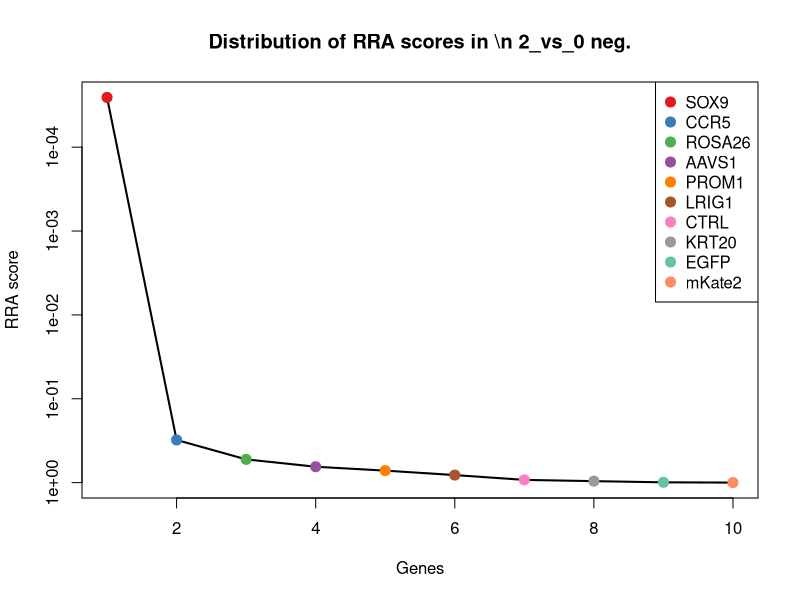
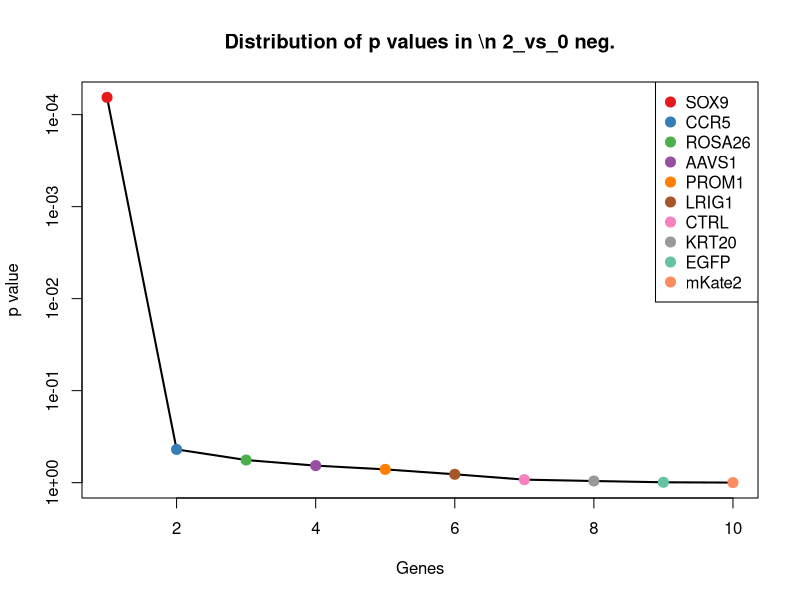
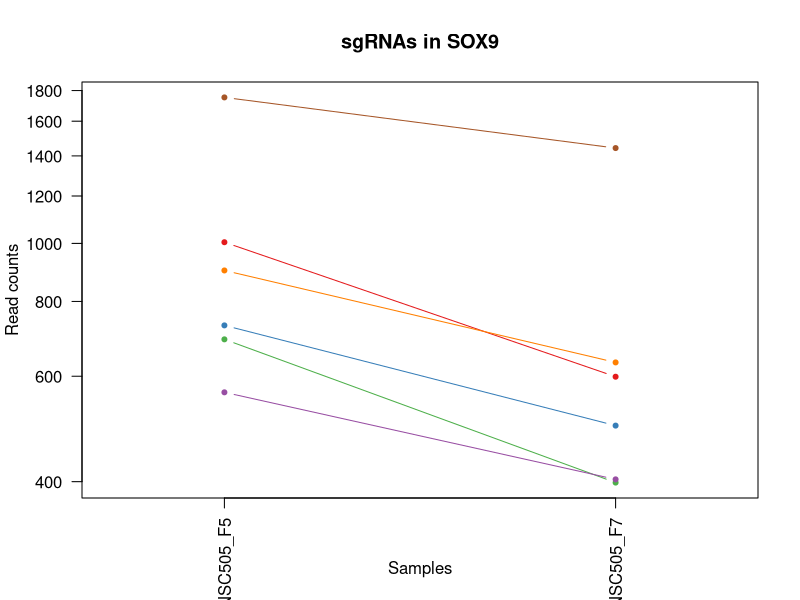
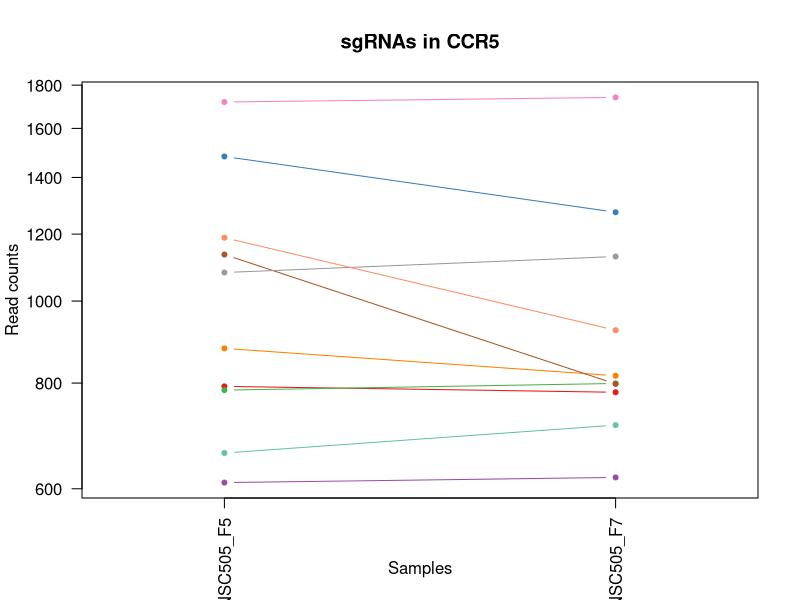
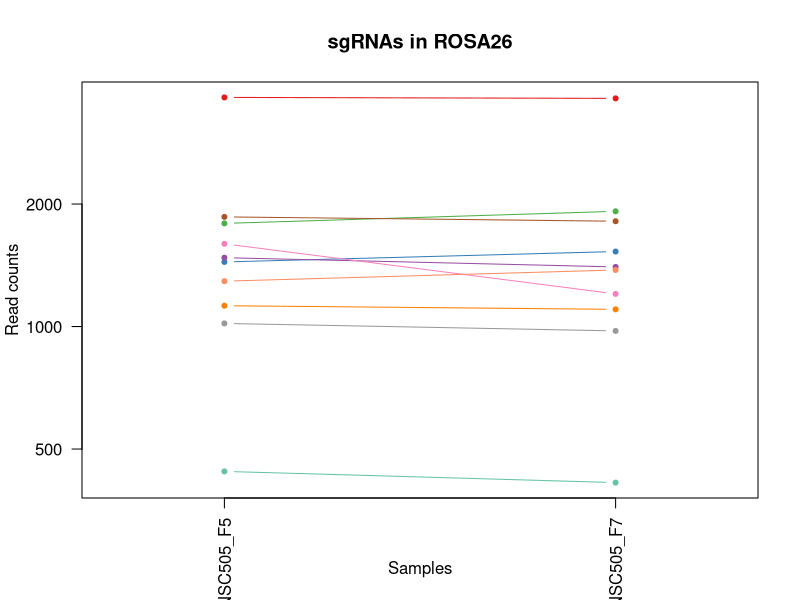
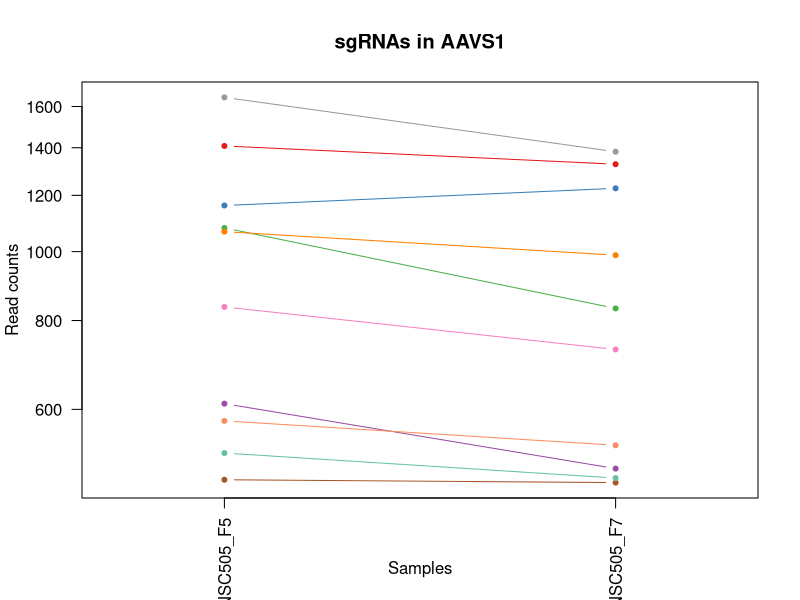
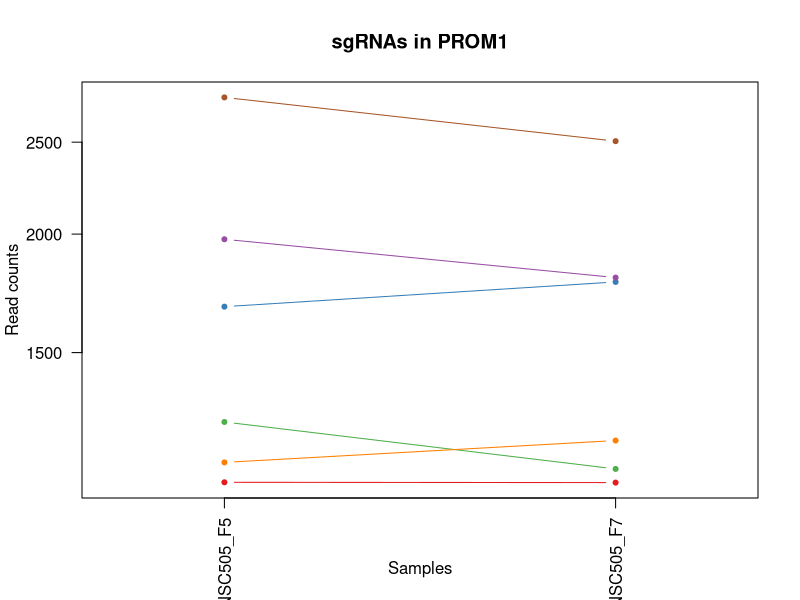
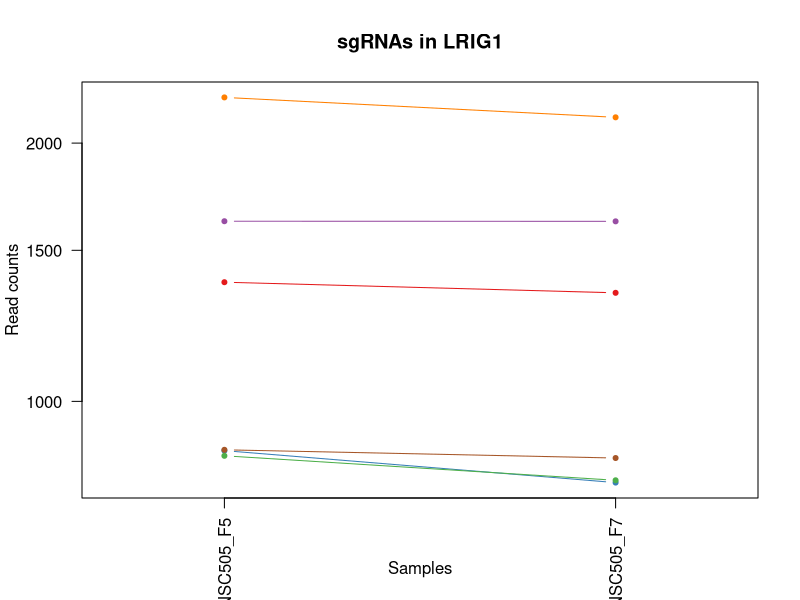

The R script that drew these images, in order: (Note: this script raises an error after producing the figures.)
pdf(file='S5B_c0_t2.pdf',width=4.5,height=4.5);
gstable=read.table('S5B_c0_t2.gene_summary.txt',header=T)
# 
#
# parameters
# Do not modify the variables beginning with "__"

# gstablename='__GENE_SUMMARY_FILE__'
startindex=3
# outputfile='__OUTPUT_FILE__'
targetgenelist=c("SOX9","CCR5","ROSA26","AAVS1","PROM1","LRIG1","CTRL","KRT20","EGFP","mKate2")
# samplelabel=sub('.\\w+.\\w+$','',colnames(gstable)[startindex]);
samplelabel='2_vs_0 neg.'


# You need to write some codes in front of this code:
# gstable=read.table(gstablename,header=T)
# pdf(file=outputfile,width=6,height=6)


# set up color using RColorBrewer
#library(RColorBrewer)
#colors <- brewer.pal(length(targetgenelist), "Set1")

colors=c( "#E41A1C", "#377EB8", "#4DAF4A", "#984EA3", "#FF7F00",  "#A65628", "#F781BF",
          "#999999", "#66C2A5", "#FC8D62", "#8DA0CB", "#E78AC3", "#A6D854", "#FFD92F", "#E5C494", "#B3B3B3", 
          "#8DD3C7", "#FFFFB3", "#BEBADA", "#FB8072", "#80B1D3", "#FDB462", "#B3DE69", "#FCCDE5",
          "#D9D9D9", "#BC80BD", "#CCEBC5", "#FFED6F")

######
# function definition

plotrankedvalues<-function(val, tglist, ...){
  
  plot(val,log='y',ylim=c(max(val),min(val)),type='l',lwd=2, ...)
  if(length(tglist)>0){
    for(i in 1:length(tglist)){
      targetgene=tglist[i];
      tx=which(names(val)==targetgene);ty=val[targetgene];
      points(tx,ty,col=colors[(i %% length(colors)) ],cex=2,pch=20)
      # text(tx+50,ty,targetgene,col=colors[i])
    }
    legend('topright',tglist,pch=20,pt.cex = 2,cex=1,col=colors)
  }
}



plotrandvalues<-function(val,targetgenelist, ...){
  # choose the one with the best distance distribution
  
  mindiffvalue=0;
  randval=val;
  for(i in 1:20){
    randval0=sample(val)
    vindex=sort(which(names(randval0) %in% targetgenelist))
    if(max(vindex)>0.9*length(val)){
      # print('pass...')
      next;
    }
    mindiffind=min(diff(vindex));
    if (mindiffind > mindiffvalue){
      mindiffvalue=mindiffind;
      randval=randval0;
      # print(paste('Diff: ',mindiffvalue))
    }
  }
  plot(randval,log='y',ylim=c(max(randval),min(randval)),pch=20,col='grey', ...)
  
  if(length(targetgenelist)>0){
    for(i in 1:length(targetgenelist)){
      targetgene=targetgenelist[i];
      tx=which(names(randval)==targetgene);ty=randval[targetgene];
      points(tx,ty,col=colors[(i %% length(colors)) ],cex=2,pch=20)
      text(tx+50,ty,targetgene,col=colors[i])
    }
  }
  
}




# set.seed(1235)



pvec=gstable[,startindex]
names(pvec)=gstable[,'id']
pvec=sort(pvec);

plotrankedvalues(pvec,targetgenelist,xlab='Genes',ylab='RRA score',main=paste('Distribution of RRA scores in \\n',samplelabel))

# plotrandvalues(pvec,targetgenelist,xlab='Genes',ylab='RRA score',main=paste('Distribution of RRA scores in \\n',samplelabel))


pvec=gstable[,startindex+1]
names(pvec)=gstable[,'id']
pvec=sort(pvec);

plotrankedvalues(pvec,targetgenelist,xlab='Genes',ylab='p value',main=paste('Distribution of p values in \\n',samplelabel))

# plotrandvalues(pvec,targetgenelist,xlab='Genes',ylab='p value',main=paste('Distribution of p values in \\n',samplelabel))



# you need to write after this code:
# dev.off()






# parameters
# Do not modify the variables beginning with "__"
targetmat=list(c(1003.5675743170325,597.8746203097741),c(728.5900589541656,495.2394771565962),c(690.4544911301183,397.58662250599974),c(563.0014091918553,402.5689110085812),c(900.2001141623781,631.7541821273279),c(1752.2289847575387,1441.8742926470718))
targetgene="SOX9"
collabel=c("S37_MNSC505_F5","S39_MNSC505_F7")

# set up color using RColorBrewer
#library(RColorBrewer)
#colors <- brewer.pal(length(targetgenelist), "Set1")

colors=c( "#E41A1C", "#377EB8", "#4DAF4A", "#984EA3", "#FF7F00",  "#A65628", "#F781BF",
          "#999999", "#66C2A5", "#FC8D62", "#8DA0CB", "#E78AC3", "#A6D854", "#FFD92F", "#E5C494", "#B3B3B3", 
          "#8DD3C7", "#FFFFB3", "#BEBADA", "#FB8072", "#80B1D3", "#FDB462", "#B3DE69", "#FCCDE5",
          "#D9D9D9", "#BC80BD", "#CCEBC5", "#FFED6F")


## code

targetmatvec=unlist(targetmat)+1
yrange=range(targetmatvec[targetmatvec>0]);
# yrange[1]=1; # set the minimum value to 1
for(i in 1:length(targetmat)){
  vali=targetmat[[i]]+1;
  if(i==1){
    plot(1:length(vali),vali,type='b',las=1,pch=20,main=paste('sgRNAs in',targetgene),ylab='Read counts',xlab='Samples',xlim=c(0.7,length(vali)+0.3),ylim = yrange,col=colors[(i %% length(colors))],xaxt='n',log='y')
    axis(1,at=1:length(vali),labels=(collabel),las=2)
    # lines(0:100,rep(1,101),col='black');
  }else{
    lines(1:length(vali),vali,type='b',pch=20,col=colors[(i %% length(colors))])
  }
}




# parameters
# Do not modify the variables beginning with "__"
targetmat=list(c(791.8148161361386,779.2299218037389),c(1481.2657396919399,1272.4764835593026),c(783.7862755416023,798.1626181135484),c(609.1655176104387,617.8037743200999),c(878.1216275274035,815.1023990223254),c(1134.0313589782468,797.1661604130321),c(1718.1076872307597,1739.8151451014426),c(1079.838709965127,1127.9901169844404),c(660.3474639006074,712.4672558691475),c(1187.2204404170493,922.7198306780847))
targetgene="CCR5"
collabel=c("S37_MNSC505_F5","S39_MNSC505_F7")

# set up color using RColorBrewer
#library(RColorBrewer)
#colors <- brewer.pal(length(targetgenelist), "Set1")

colors=c( "#E41A1C", "#377EB8", "#4DAF4A", "#984EA3", "#FF7F00",  "#A65628", "#F781BF",
          "#999999", "#66C2A5", "#FC8D62", "#8DA0CB", "#E78AC3", "#A6D854", "#FFD92F", "#E5C494", "#B3B3B3", 
          "#8DD3C7", "#FFFFB3", "#BEBADA", "#FB8072", "#80B1D3", "#FDB462", "#B3DE69", "#FCCDE5",
          "#D9D9D9", "#BC80BD", "#CCEBC5", "#FFED6F")


## code

targetmatvec=unlist(targetmat)+1
yrange=range(targetmatvec[targetmatvec>0]);
# yrange[1]=1; # set the minimum value to 1
for(i in 1:length(targetmat)){
  vali=targetmat[[i]]+1;
  if(i==1){
    plot(1:length(vali),vali,type='b',las=1,pch=20,main=paste('sgRNAs in',targetgene),ylab='Read counts',xlab='Samples',xlim=c(0.7,length(vali)+0.3),ylim = yrange,col=colors[(i %% length(colors))],xaxt='n',log='y')
    axis(1,at=1:length(vali),labels=(collabel),las=2)
    # lines(0:100,rep(1,101),col='black');
  }else{
    lines(1:length(vali),vali,type='b',pch=20,col=colors[(i %% length(colors))])
  }
}




# parameters
# Do not modify the variables beginning with "__"
targetmat=list(c(3654.9931056626324,3635.0776914834264),c(1440.1194691449416,1527.5696548914727),c(1791.368120155903,1918.1810734938585),c(1475.2443342460376,1400.0230692253876),c(1123.9956832350763,1101.0857590705007),c(1858.6071476351442,1813.553014939648),c(1595.6724431640816,1201.7279868226458),c(1016.6139527831539,974.5356311049318),c(439.56259755086023,412.5334880137441),c(1291.5914681460208,1376.1080844129967))
targetgene="ROSA26"
collabel=c("S37_MNSC505_F5","S39_MNSC505_F7")

# set up color using RColorBrewer
#library(RColorBrewer)
#colors <- brewer.pal(length(targetgenelist), "Set1")

colors=c( "#E41A1C", "#377EB8", "#4DAF4A", "#984EA3", "#FF7F00",  "#A65628", "#F781BF",
          "#999999", "#66C2A5", "#FC8D62", "#8DA0CB", "#E78AC3", "#A6D854", "#FFD92F", "#E5C494", "#B3B3B3", 
          "#8DD3C7", "#FFFFB3", "#BEBADA", "#FB8072", "#80B1D3", "#FDB462", "#B3DE69", "#FCCDE5",
          "#D9D9D9", "#BC80BD", "#CCEBC5", "#FFED6F")


## code

targetmatvec=unlist(targetmat)+1
yrange=range(targetmatvec[targetmatvec>0]);
# yrange[1]=1; # set the minimum value to 1
for(i in 1:length(targetmat)){
  vali=targetmat[[i]]+1;
  if(i==1){
    plot(1:length(vali),vali,type='b',las=1,pch=20,main=paste('sgRNAs in',targetgene),ylab='Read counts',xlab='Samples',xlim=c(0.7,length(vali)+0.3),ylim = yrange,col=colors[(i %% length(colors))],xaxt='n',log='y')
    axis(1,at=1:length(vali),labels=(collabel),las=2)
    # lines(0:100,rep(1,101),col='black');
  }else{
    lines(1:length(vali),vali,type='b',pch=20,col=colors[(i %% length(colors))])
  }
}




# parameters
# Do not modify the variables beginning with "__"
targetmat=list(c(1407.0017391924796,1326.285199387182),c(1160.1241159104895,1226.6394293355531),c(1078.83514239081,831.045722230586),c(610.1690851847558,494.2430194560799),c(1065.7887639246885,987.4895812116436),c(476.69459780059043,472.32095004472154),c(834.968221831771,727.4141213768918),c(1646.8543894542504,1381.0903729155782),c(519.8480034962229,479.29615394833553),c(577.0513552322936,533.1048697762152))
targetgene="AAVS1"
collabel=c("S37_MNSC505_F5","S39_MNSC505_F7")

# set up color using RColorBrewer
#library(RColorBrewer)
#colors <- brewer.pal(length(targetgenelist), "Set1")

colors=c( "#E41A1C", "#377EB8", "#4DAF4A", "#984EA3", "#FF7F00",  "#A65628", "#F781BF",
          "#999999", "#66C2A5", "#FC8D62", "#8DA0CB", "#E78AC3", "#A6D854", "#FFD92F", "#E5C494", "#B3B3B3", 
          "#8DD3C7", "#FFFFB3", "#BEBADA", "#FB8072", "#80B1D3", "#FDB462", "#B3DE69", "#FCCDE5",
          "#D9D9D9", "#BC80BD", "#CCEBC5", "#FFED6F")


## code

targetmatvec=unlist(targetmat)+1
yrange=range(targetmatvec[targetmatvec>0]);
# yrange[1]=1; # set the minimum value to 1
for(i in 1:length(targetmat)){
  vali=targetmat[[i]]+1;
  if(i==1){
    plot(1:length(vali),vali,type='b',las=1,pch=20,main=paste('sgRNAs in',targetgene),ylab='Read counts',xlab='Samples',xlim=c(0.7,length(vali)+0.3),ylim = yrange,col=colors[(i %% length(colors))],xaxt='n',log='y')
    axis(1,at=1:length(vali),labels=(collabel),las=2)
    # lines(0:100,rep(1,101),col='black');
  }else{
    lines(1:length(vali),vali,type='b',pch=20,col=colors[(i %% length(colors))])
  }
}




# parameters
# Do not modify the variables beginning with "__"
targetmat=list(c(1093.8886560055655,1093.1140974663704),c(1675.9578491094442,1779.673453122094),c(1266.502278788095,1129.983032385473),c(1974.017418681603,1798.6061494319038),c(1148.081305018685,1210.6961061272925),c(2785.903586304082,2505.0946590979534))
targetgene="PROM1"
collabel=c("S37_MNSC505_F5","S39_MNSC505_F7")

# set up color using RColorBrewer
#library(RColorBrewer)
#colors <- brewer.pal(length(targetgenelist), "Set1")

colors=c( "#E41A1C", "#377EB8", "#4DAF4A", "#984EA3", "#FF7F00",  "#A65628", "#F781BF",
          "#999999", "#66C2A5", "#FC8D62", "#8DA0CB", "#E78AC3", "#A6D854", "#FFD92F", "#E5C494", "#B3B3B3", 
          "#8DD3C7", "#FFFFB3", "#BEBADA", "#FB8072", "#80B1D3", "#FDB462", "#B3DE69", "#FCCDE5",
          "#D9D9D9", "#BC80BD", "#CCEBC5", "#FFED6F")


## code

targetmatvec=unlist(targetmat)+1
yrange=range(targetmatvec[targetmatvec>0]);
# yrange[1]=1; # set the minimum value to 1
for(i in 1:length(targetmat)){
  vali=targetmat[[i]]+1;
  if(i==1){
    plot(1:length(vali),vali,type='b',las=1,pch=20,main=paste('sgRNAs in',targetgene),ylab='Read counts',xlab='Samples',xlim=c(0.7,length(vali)+0.3),ylim = yrange,col=colors[(i %% length(colors))],xaxt='n',log='y')
    axis(1,at=1:length(vali),labels=(collabel),las=2)
    # lines(0:100,rep(1,101),col='black');
  }else{
    lines(1:length(vali),vali,type='b',pch=20,col=colors[(i %% length(colors))])
  }
}




# parameters
# Do not modify the variables beginning with "__"
targetmat=list(c(1375.8911443886516,1337.2462340928614),c(875.1109248044523,803.1449066161298),c(863.068113912648,808.1271951187113),c(1620.7616325220074,1620.2402210394878),c(2260.034177361957,2142.3840561100237),c(877.1180599530863,857.9500801445258))
targetgene="LRIG1"
collabel=c("S37_MNSC505_F5","S39_MNSC505_F7")

# set up color using RColorBrewer
#library(RColorBrewer)
#colors <- brewer.pal(length(targetgenelist), "Set1")

colors=c( "#E41A1C", "#377EB8", "#4DAF4A", "#984EA3", "#FF7F00",  "#A65628", "#F781BF",
          "#999999", "#66C2A5", "#FC8D62", "#8DA0CB", "#E78AC3", "#A6D854", "#FFD92F", "#E5C494", "#B3B3B3", 
          "#8DD3C7", "#FFFFB3", "#BEBADA", "#FB8072", "#80B1D3", "#FDB462", "#B3DE69", "#FCCDE5",
          "#D9D9D9", "#BC80BD", "#CCEBC5", "#FFED6F")


## code

targetmatvec=unlist(targetmat)+1
yrange=range(targetmatvec[targetmatvec>0]);
# yrange[1]=1; # set the minimum value to 1
for(i in 1:length(targetmat)){
  vali=targetmat[[i]]+1;
  if(i==1){
    plot(1:length(vali),vali,type='b',las=1,pch=20,main=paste('sgRNAs in',targetgene),ylab='Read counts',xlab='Samples',xlim=c(0.7,length(vali)+0.3),ylim = yrange,col=colors[(i %% length(colors))],xaxt='n',log='y')
    axis(1,at=1:length(vali),labels=(collabel),las=2)
    # lines(0:100,rep(1,101),col='black');
  }else{
    lines(1:length(vali),vali,type='b',pch=20,col=colors[(i %% length(colors))])
  }
}




# parameters
# Do not modify the variables beginning with "__"
targetmat=list(c(1027.6531961006413,1092.117639765854),c(961.4177361957171,966.5639695008014),c(3212.419805388821,3332.1545505264744),c(624.2190312251942,587.9100433046111),c(1120.9849805121253,1050.2664163441698),c(2117.5275818089385,1938.1102275041842),c(1127.0063859580275,1252.5473295489767),c(1110.949304768955,1122.0113707813427),c(1009.5889797629346,1043.2912124405557),c(1794.378822878854,1834.47862665049))
targetgene="CTRL"
collabel=c("S37_MNSC505_F5","S39_MNSC505_F7")

# set up color using RColorBrewer
#library(RColorBrewer)
#colors <- brewer.pal(length(targetgenelist), "Set1")

colors=c( "#E41A1C", "#377EB8", "#4DAF4A", "#984EA3", "#FF7F00",  "#A65628", "#F781BF",
          "#999999", "#66C2A5", "#FC8D62", "#8DA0CB", "#E78AC3", "#A6D854", "#FFD92F", "#E5C494", "#B3B3B3", 
          "#8DD3C7", "#FFFFB3", "#BEBADA", "#FB8072", "#80B1D3", "#FDB462", "#B3DE69", "#FCCDE5",
          "#D9D9D9", "#BC80BD", "#CCEBC5", "#FFED6F")


## code

targetmatvec=unlist(targetmat)+1
yrange=range(targetmatvec[targetmatvec>0]);
# yrange[1]=1; # set the minimum value to 1
for(i in 1:length(targetmat)){
  vali=targetmat[[i]]+1;
  if(i==1){
    plot(1:length(vali),vali,type='b',las=1,pch=20,main=paste('sgRNAs in',targetgene),ylab='Read counts',xlab='Samples',xlim=c(0.7,length(vali)+0.3),ylim = yrange,col=colors[(i %% length(colors))],xaxt='n',log='y')
    axis(1,at=1:length(vali),labels=(collabel),las=2)
    # lines(0:100,rep(1,101),col='black');
  }else{
    lines(1:length(vali),vali,type='b',pch=20,col=colors[(i %% length(colors))])
  }
}




# parameters
# Do not modify the variables beginning with "__"
targetmat=list(c(2691.568234318281,2883.7485852941436),c(3600.8004566495124,3951.9512402476066),c(3044.8240204778767,3342.119127531637),c(1388.9375228547729,1591.3429477245154),c(4394.622407934286,5129.764242257862),c(2305.1947182062236,2230.0723337554573))
targetgene="KRT20"
collabel=c("S37_MNSC505_F5","S39_MNSC505_F7")

# set up color using RColorBrewer
#library(RColorBrewer)
#colors <- brewer.pal(length(targetgenelist), "Set1")

colors=c( "#E41A1C", "#377EB8", "#4DAF4A", "#984EA3", "#FF7F00",  "#A65628", "#F781BF",
          "#999999", "#66C2A5", "#FC8D62", "#8DA0CB", "#E78AC3", "#A6D854", "#FFD92F", "#E5C494", "#B3B3B3", 
          "#8DD3C7", "#FFFFB3", "#BEBADA", "#FB8072", "#80B1D3", "#FDB462", "#B3DE69", "#FCCDE5",
          "#D9D9D9", "#BC80BD", "#CCEBC5", "#FFED6F")


## code

targetmatvec=unlist(targetmat)+1
yrange=range(targetmatvec[targetmatvec>0]);
# yrange[1]=1; # set the minimum value to 1
for(i in 1:length(targetmat)){
  vali=targetmat[[i]]+1;
  if(i==1){
    plot(1:length(vali),vali,type='b',las=1,pch=20,main=paste('sgRNAs in',targetgene),ylab='Read counts',xlab='Samples',xlim=c(0.7,length(vali)+0.3),ylim = yrange,col=colors[(i %% length(colors))],xaxt='n',log='y')
    axis(1,at=1:length(vali),labels=(collabel),las=2)
    # lines(0:100,rep(1,101),col='black');
  }else{
    lines(1:length(vali),vali,type='b',pch=20,col=colors[(i %% length(colors))])
  }
}




# parameters
# Do not modify the variables beginning with "__"
targetmat=list(c(1296.609306017606,1419.9522232357135),c(1537.4655238536936,1749.7797221066055),c(724.5757886568974,740.3680714836036),c(801.850491879309,900.7977612667263),c(1442.1266042935756,1443.8672080481044),c(1537.4655238536936,1982.9508240274174))
targetgene="EGFP"
collabel=c("S37_MNSC505_F5","S39_MNSC505_F7")

# set up color using RColorBrewer
#library(RColorBrewer)
#colors <- brewer.pal(length(targetgenelist), "Set1")

colors=c( "#E41A1C", "#377EB8", "#4DAF4A", "#984EA3", "#FF7F00",  "#A65628", "#F781BF",
          "#999999", "#66C2A5", "#FC8D62", "#8DA0CB", "#E78AC3", "#A6D854", "#FFD92F", "#E5C494", "#B3B3B3", 
          "#8DD3C7", "#FFFFB3", "#BEBADA", "#FB8072", "#80B1D3", "#FDB462", "#B3DE69", "#FCCDE5",
          "#D9D9D9", "#BC80BD", "#CCEBC5", "#FFED6F")


## code

targetmatvec=unlist(targetmat)+1
yrange=range(targetmatvec[targetmatvec>0]);
# yrange[1]=1; # set the minimum value to 1
for(i in 1:length(targetmat)){
  vali=targetmat[[i]]+1;
  if(i==1){
    plot(1:length(vali),vali,type='b',las=1,pch=20,main=paste('sgRNAs in',targetgene),ylab='Read counts',xlab='Samples',xlim=c(0.7,length(vali)+0.3),ylim = yrange,col=colors[(i %% length(colors))],xaxt='n',log='y')
    axis(1,at=1:length(vali),labels=(collabel),las=2)
    # lines(0:100,rep(1,101),col='black');
  }else{
    lines(1:length(vali),vali,type='b',pch=20,col=colors[(i %% length(colors))])
  }
}




# parameters
# Do not modify the variables beginning with "__"
targetmat=list(c(2142.6167711668645,2539.9706786160236),c(2755.796559074571,3093.0047024025644),c(2448.704881333559,2846.879650375041),c(1512.3763344957679,1771.7017915179638),c(2126.559689977792,2207.153806643583),c(3819.5781878506255,4020.7068215832305))
targetgene="mKate2"
collabel=c("S37_MNSC505_F5","S39_MNSC505_F7")

# set up color using RColorBrewer
#library(RColorBrewer)
#colors <- brewer.pal(length(targetgenelist), "Set1")

colors=c( "#E41A1C", "#377EB8", "#4DAF4A", "#984EA3", "#FF7F00",  "#A65628", "#F781BF",
          "#999999", "#66C2A5", "#FC8D62", "#8DA0CB", "#E78AC3", "#A6D854", "#FFD92F", "#E5C494", "#B3B3B3", 
          "#8DD3C7", "#FFFFB3", "#BEBADA", "#FB8072", "#80B1D3", "#FDB462", "#B3DE69", "#FCCDE5",
          "#D9D9D9", "#BC80BD", "#CCEBC5", "#FFED6F")


## code

targetmatvec=unlist(targetmat)+1
yrange=range(targetmatvec[targetmatvec>0]);
# yrange[1]=1; # set the minimum value to 1
for(i in 1:length(targetmat)){
  vali=targetmat[[i]]+1;
  if(i==1){
    plot(1:length(vali),vali,type='b',las=1,pch=20,main=paste('sgRNAs in',targetgene),ylab='Read counts',xlab='Samples',xlim=c(0.7,length(vali)+0.3),ylim = yrange,col=colors[(i %% length(colors))],xaxt='n',log='y')
    axis(1,at=1:length(vali),labels=(collabel),las=2)
    # lines(0:100,rep(1,101),col='black');
  }else{
    lines(1:length(vali),vali,type='b',pch=20,col=colors[(i %% length(colors))])
  }
}



# 
#
# parameters
# Do not modify the variables beginning with "__"

# gstablename='__GENE_SUMMARY_FILE__'
startindex=9
# outputfile='__OUTPUT_FILE__'
targetgenelist=c("EGFP","KRT20","mKate2","PROM1","CTRL","ROSA26","CCR5","AAVS1","LRIG1","SOX9")
# samplelabel=sub('.\\w+.\\w+$','',colnames(gstable)[startindex]);
samplelabel='2_vs_0 pos.'


# You need to write some codes in front of this code:
# gstable=read.table(gstablename,header=T)
# pdf(file=outputfile,width=6,height=6)


# set up color using RColorBrewer
#library(RColorBrewer)
#colors <- brewer.pal(length(targetgenelist), "Set1")

colors=c( "#E41A1C", "#377EB8", "#4DAF4A", "#984EA3", "#FF7F00",  "#A65628", "#F781BF",
          "#999999", "#66C2A5", "#FC8D62", "#8DA0CB", "#E78AC3", "#A6D854", "#FFD92F", "#E5C494", "#B3B3B3", 
          "#8DD3C7", "#FFFFB3", "#BEBADA", "#FB8072", "#80B1D3", "#FDB462", "#B3DE69", "#FCCDE5",
          "#D9D9D9", "#BC80BD", "#CCEBC5", "#FFED6F")

######
# function definition

plotrankedvalues<-function(val, tglist, ...){
  
  plot(val,log='y',ylim=c(max(val),min(val)),type='l',lwd=2, ...)
  if(length(tglist)>0){
    for(i in 1:length(tglist)){
      targetgene=tglist[i];
      tx=which(names(val)==targetgene);ty=val[targetgene];
      points(tx,ty,col=colors[(i %% length(colors)) ],cex=2,pch=20)
      # text(tx+50,ty,targetgene,col=colors[i])
    }
    legend('topright',tglist,pch=20,pt.cex = 2,cex=1,col=colors)
  }
}



plotrandvalues<-function(val,targetgenelist, ...){
  # choose the one with the best distance distribution
  
  mindiffvalue=0;
  randval=val;
  for(i in 1:20){
    randval0=sample(val)
    vindex=sort(which(names(randval0) %in% targetgenelist))
    if(max(vindex)>0.9*length(val)){
      # print('pass...')
      next;
    }
    mindiffind=min(diff(vindex));
    if (mindiffind > mindiffvalue){
      mindiffvalue=mindiffind;
      randval=randval0;
      # print(paste('Diff: ',mindiffvalue))
    }
  }
  plot(randval,log='y',ylim=c(max(randval),min(randval)),pch=20,col='grey', ...)
  
  if(length(targetgenelist)>0){
    for(i in 1:length(targetgenelist)){
      targetgene=targetgenelist[i];
      tx=which(names(randval)==targetgene);ty=randval[targetgene];
      points(tx,ty,col=colors[(i %% length(colors)) ],cex=2,pch=20)
      text(tx+50,ty,targetgene,col=colors[i])
    }
  }
  
}




# set.seed(1235)



pvec=gstable[,startindex]
names(pvec)=gstable[,'id']
pvec=sort(pvec);

plotrankedvalues(pvec,targetgenelist,xlab='Genes',ylab='RRA score',main=paste('Distribution of RRA scores in \\n',samplelabel))

# plotrandvalues(pvec,targetgenelist,xlab='Genes',ylab='RRA score',main=paste('Distribution of RRA scores in \\n',samplelabel))


pvec=gstable[,startindex+1]
names(pvec)=gstable[,'id']
pvec=sort(pvec);

plotrankedvalues(pvec,targetgenelist,xlab='Genes',ylab='p value',main=paste('Distribution of p values in \\n',samplelabel))

# plotrandvalues(pvec,targetgenelist,xlab='Genes',ylab='p value',main=paste('Distribution of p values in \\n',samplelabel))



# you need to write after this code:
# dev.off()






# parameters
# Do not modify the variables beginning with "__"
targetmat=list(c(1296.609306017606,1419.9522232357135),c(1537.4655238536936,1749.7797221066055),c(724.5757886568974,740.3680714836036),c(801.850491879309,900.7977612667263),c(1442.1266042935756,1443.8672080481044),c(1537.4655238536936,1982.9508240274174))
targetgene="EGFP"
collabel=c("S37_MNSC505_F5","S39_MNSC505_F7")

# set up color using RColorBrewer
#library(RColorBrewer)
#colors <- brewer.pal(length(targetgenelist), "Set1")

colors=c( "#E41A1C", "#377EB8", "#4DAF4A", "#984EA3", "#FF7F00",  "#A65628", "#F781BF",
          "#999999", "#66C2A5", "#FC8D62", "#8DA0CB", "#E78AC3", "#A6D854", "#FFD92F", "#E5C494", "#B3B3B3", 
          "#8DD3C7", "#FFFFB3", "#BEBADA", "#FB8072", "#80B1D3", "#FDB462", "#B3DE69", "#FCCDE5",
          "#D9D9D9", "#BC80BD", "#CCEBC5", "#FFED6F")


## code

targetmatvec=unlist(targetmat)+1
yrange=range(targetmatvec[targetmatvec>0]);
# yrange[1]=1; # set the minimum value to 1
for(i in 1:length(targetmat)){
  vali=targetmat[[i]]+1;
  if(i==1){
    plot(1:length(vali),vali,type='b',las=1,pch=20,main=paste('sgRNAs in',targetgene),ylab='Read counts',xlab='Samples',xlim=c(0.7,length(vali)+0.3),ylim = yrange,col=colors[(i %% length(colors))],xaxt='n',log='y')
    axis(1,at=1:length(vali),labels=(collabel),las=2)
    # lines(0:100,rep(1,101),col='black');
  }else{
    lines(1:length(vali),vali,type='b',pch=20,col=colors[(i %% length(colors))])
  }
}




# parameters
# Do not modify the variables beginning with "__"
targetmat=list(c(2691.568234318281,2883.7485852941436),c(3600.8004566495124,3951.9512402476066),c(3044.8240204778767,3342.119127531637),c(1388.9375228547729,1591.3429477245154),c(4394.622407934286,5129.764242257862),c(2305.1947182062236,2230.0723337554573))
targetgene="KRT20"
collabel=c("S37_MNSC505_F5","S39_MNSC505_F7")

# set up color using RColorBrewer
#library(RColorBrewer)
#colors <- brewer.pal(length(targetgenelist), "Set1")

colors=c( "#E41A1C", "#377EB8", "#4DAF4A", "#984EA3", "#FF7F00",  "#A65628", "#F781BF",
          "#999999", "#66C2A5", "#FC8D62", "#8DA0CB", "#E78AC3", "#A6D854", "#FFD92F", "#E5C494", "#B3B3B3", 
          "#8DD3C7", "#FFFFB3", "#BEBADA", "#FB8072", "#80B1D3", "#FDB462", "#B3DE69", "#FCCDE5",
          "#D9D9D9", "#BC80BD", "#CCEBC5", "#FFED6F")


## code

targetmatvec=unlist(targetmat)+1
yrange=range(targetmatvec[targetmatvec>0]);
# yrange[1]=1; # set the minimum value to 1
for(i in 1:length(targetmat)){
  vali=targetmat[[i]]+1;
  if(i==1){
    plot(1:length(vali),vali,type='b',las=1,pch=20,main=paste('sgRNAs in',targetgene),ylab='Read counts',xlab='Samples',xlim=c(0.7,length(vali)+0.3),ylim = yrange,col=colors[(i %% length(colors))],xaxt='n',log='y')
    axis(1,at=1:length(vali),labels=(collabel),las=2)
    # lines(0:100,rep(1,101),col='black');
  }else{
    lines(1:length(vali),vali,type='b',pch=20,col=colors[(i %% length(colors))])
  }
}




# parameters
# Do not modify the variables beginning with "__"
targetmat=list(c(2142.6167711668645,2539.9706786160236),c(2755.796559074571,3093.0047024025644),c(2448.704881333559,2846.879650375041),c(1512.3763344957679,1771.7017915179638),c(2126.559689977792,2207.153806643583),c(3819.5781878506255,4020.7068215832305))
targetgene="mKate2"
collabel=c("S37_MNSC505_F5","S39_MNSC505_F7")

# set up color using RColorBrewer
#library(RColorBrewer)
#colors <- brewer.pal(length(targetgenelist), "Set1")

colors=c( "#E41A1C", "#377EB8", "#4DAF4A", "#984EA3", "#FF7F00",  "#A65628", "#F781BF",
          "#999999", "#66C2A5", "#FC8D62", "#8DA0CB", "#E78AC3", "#A6D854", "#FFD92F", "#E5C494", "#B3B3B3", 
          "#8DD3C7", "#FFFFB3", "#BEBADA", "#FB8072", "#80B1D3", "#FDB462", "#B3DE69", "#FCCDE5",
          "#D9D9D9", "#BC80BD", "#CCEBC5", "#FFED6F")


## code

targetmatvec=unlist(targetmat)+1
yrange=range(targetmatvec[targetmatvec>0]);
# yrange[1]=1; # set the minimum value to 1
for(i in 1:length(targetmat)){
  vali=targetmat[[i]]+1;
  if(i==1){
    plot(1:length(vali),vali,type='b',las=1,pch=20,main=paste('sgRNAs in',targetgene),ylab='Read counts',xlab='Samples',xlim=c(0.7,length(vali)+0.3),ylim = yrange,col=colors[(i %% length(colors))],xaxt='n',log='y')
    axis(1,at=1:length(vali),labels=(collabel),las=2)
    # lines(0:100,rep(1,101),col='black');
  }else{
    lines(1:length(vali),vali,type='b',pch=20,col=colors[(i %% length(colors))])
  }
}




# parameters
# Do not modify the variables beginning with "__"
targetmat=list(c(1093.8886560055655,1093.1140974663704),c(1675.9578491094442,1779.673453122094),c(1266.502278788095,1129.983032385473),c(1974.017418681603,1798.6061494319038),c(1148.081305018685,1210.6961061272925),c(2785.903586304082,2505.0946590979534))
targetgene="PROM1"
collabel=c("S37_MNSC505_F5","S39_MNSC505_F7")

# set up color using RColorBrewer
#library(RColorBrewer)
#colors <- brewer.pal(length(targetgenelist), "Set1")

colors=c( "#E41A1C", "#377EB8", "#4DAF4A", "#984EA3", "#FF7F00",  "#A65628", "#F781BF",
          "#999999", "#66C2A5", "#FC8D62", "#8DA0CB", "#E78AC3", "#A6D854", "#FFD92F", "#E5C494", "#B3B3B3", 
          "#8DD3C7", "#FFFFB3", "#BEBADA", "#FB8072", "#80B1D3", "#FDB462", "#B3DE69", "#FCCDE5",
          "#D9D9D9", "#BC80BD", "#CCEBC5", "#FFED6F")


## code

targetmatvec=unlist(targetmat)+1
yrange=range(targetmatvec[targetmatvec>0]);
# yrange[1]=1; # set the minimum value to 1
for(i in 1:length(targetmat)){
  vali=targetmat[[i]]+1;
  if(i==1){
    plot(1:length(vali),vali,type='b',las=1,pch=20,main=paste('sgRNAs in',targetgene),ylab='Read counts',xlab='Samples',xlim=c(0.7,length(vali)+0.3),ylim = yrange,col=colors[(i %% length(colors))],xaxt='n',log='y')
    axis(1,at=1:length(vali),labels=(collabel),las=2)
    # lines(0:100,rep(1,101),col='black');
  }else{
    lines(1:length(vali),vali,type='b',pch=20,col=colors[(i %% length(colors))])
  }
}




# parameters
# Do not modify the variables beginning with "__"
targetmat=list(c(1027.6531961006413,1092.117639765854),c(961.4177361957171,966.5639695008014),c(3212.419805388821,3332.1545505264744),c(624.2190312251942,587.9100433046111),c(1120.9849805121253,1050.2664163441698),c(2117.5275818089385,1938.1102275041842),c(1127.0063859580275,1252.5473295489767),c(1110.949304768955,1122.0113707813427),c(1009.5889797629346,1043.2912124405557),c(1794.378822878854,1834.47862665049))
targetgene="CTRL"
collabel=c("S37_MNSC505_F5","S39_MNSC505_F7")

# set up color using RColorBrewer
#library(RColorBrewer)
#colors <- brewer.pal(length(targetgenelist), "Set1")

colors=c( "#E41A1C", "#377EB8", "#4DAF4A", "#984EA3", "#FF7F00",  "#A65628", "#F781BF",
          "#999999", "#66C2A5", "#FC8D62", "#8DA0CB", "#E78AC3", "#A6D854", "#FFD92F", "#E5C494", "#B3B3B3", 
          "#8DD3C7", "#FFFFB3", "#BEBADA", "#FB8072", "#80B1D3", "#FDB462", "#B3DE69", "#FCCDE5",
          "#D9D9D9", "#BC80BD", "#CCEBC5", "#FFED6F")


## code

targetmatvec=unlist(targetmat)+1
yrange=range(targetmatvec[targetmatvec>0]);
# yrange[1]=1; # set the minimum value to 1
for(i in 1:length(targetmat)){
  vali=targetmat[[i]]+1;
  if(i==1){
    plot(1:length(vali),vali,type='b',las=1,pch=20,main=paste('sgRNAs in',targetgene),ylab='Read counts',xlab='Samples',xlim=c(0.7,length(vali)+0.3),ylim = yrange,col=colors[(i %% length(colors))],xaxt='n',log='y')
    axis(1,at=1:length(vali),labels=(collabel),las=2)
    # lines(0:100,rep(1,101),col='black');
  }else{
    lines(1:length(vali),vali,type='b',pch=20,col=colors[(i %% length(colors))])
  }
}




# parameters
# Do not modify the variables beginning with "__"
targetmat=list(c(3654.9931056626324,3635.0776914834264),c(1440.1194691449416,1527.5696548914727),c(1791.368120155903,1918.1810734938585),c(1475.2443342460376,1400.0230692253876),c(1123.9956832350763,1101.0857590705007),c(1858.6071476351442,1813.553014939648),c(1595.6724431640816,1201.7279868226458),c(1016.6139527831539,974.5356311049318),c(439.56259755086023,412.5334880137441),c(1291.5914681460208,1376.1080844129967))
targetgene="ROSA26"
collabel=c("S37_MNSC505_F5","S39_MNSC505_F7")

# set up color using RColorBrewer
#library(RColorBrewer)
#colors <- brewer.pal(length(targetgenelist), "Set1")

colors=c( "#E41A1C", "#377EB8", "#4DAF4A", "#984EA3", "#FF7F00",  "#A65628", "#F781BF",
          "#999999", "#66C2A5", "#FC8D62", "#8DA0CB", "#E78AC3", "#A6D854", "#FFD92F", "#E5C494", "#B3B3B3", 
          "#8DD3C7", "#FFFFB3", "#BEBADA", "#FB8072", "#80B1D3", "#FDB462", "#B3DE69", "#FCCDE5",
          "#D9D9D9", "#BC80BD", "#CCEBC5", "#FFED6F")


## code

targetmatvec=unlist(targetmat)+1
yrange=range(targetmatvec[targetmatvec>0]);
# yrange[1]=1; # set the minimum value to 1
for(i in 1:length(targetmat)){
  vali=targetmat[[i]]+1;
  if(i==1){
    plot(1:length(vali),vali,type='b',las=1,pch=20,main=paste('sgRNAs in',targetgene),ylab='Read counts',xlab='Samples',xlim=c(0.7,length(vali)+0.3),ylim = yrange,col=colors[(i %% length(colors))],xaxt='n',log='y')
    axis(1,at=1:length(vali),labels=(collabel),las=2)
    # lines(0:100,rep(1,101),col='black');
  }else{
    lines(1:length(vali),vali,type='b',pch=20,col=colors[(i %% length(colors))])
  }
}




# parameters
# Do not modify the variables beginning with "__"
targetmat=list(c(791.8148161361386,779.2299218037389),c(1481.2657396919399,1272.4764835593026),c(783.7862755416023,798.1626181135484),c(609.1655176104387,617.8037743200999),c(878.1216275274035,815.1023990223254),c(1134.0313589782468,797.1661604130321),c(1718.1076872307597,1739.8151451014426),c(1079.838709965127,1127.9901169844404),c(660.3474639006074,712.4672558691475),c(1187.2204404170493,922.7198306780847))
targetgene="CCR5"
collabel=c("S37_MNSC505_F5","S39_MNSC505_F7")

# set up color using RColorBrewer
#library(RColorBrewer)
#colors <- brewer.pal(length(targetgenelist), "Set1")

colors=c( "#E41A1C", "#377EB8", "#4DAF4A", "#984EA3", "#FF7F00",  "#A65628", "#F781BF",
          "#999999", "#66C2A5", "#FC8D62", "#8DA0CB", "#E78AC3", "#A6D854", "#FFD92F", "#E5C494", "#B3B3B3", 
          "#8DD3C7", "#FFFFB3", "#BEBADA", "#FB8072", "#80B1D3", "#FDB462", "#B3DE69", "#FCCDE5",
          "#D9D9D9", "#BC80BD", "#CCEBC5", "#FFED6F")


## code

targetmatvec=unlist(targetmat)+1
yrange=range(targetmatvec[targetmatvec>0]);
# yrange[1]=1; # set the minimum value to 1
for(i in 1:length(targetmat)){
  vali=targetmat[[i]]+1;
  if(i==1){
    plot(1:length(vali),vali,type='b',las=1,pch=20,main=paste('sgRNAs in',targetgene),ylab='Read counts',xlab='Samples',xlim=c(0.7,length(vali)+0.3),ylim = yrange,col=colors[(i %% length(colors))],xaxt='n',log='y')
    axis(1,at=1:length(vali),labels=(collabel),las=2)
    # lines(0:100,rep(1,101),col='black');
  }else{
    lines(1:length(vali),vali,type='b',pch=20,col=colors[(i %% length(colors))])
  }
}




# parameters
# Do not modify the variables beginning with "__"
targetmat=list(c(1407.0017391924796,1326.285199387182),c(1160.1241159104895,1226.6394293355531),c(1078.83514239081,831.045722230586),c(610.1690851847558,494.2430194560799),c(1065.7887639246885,987.4895812116436),c(476.69459780059043,472.32095004472154),c(834.968221831771,727.4141213768918),c(1646.8543894542504,1381.0903729155782),c(519.8480034962229,479.29615394833553),c(577.0513552322936,533.1048697762152))
targetgene="AAVS1"
collabel=c("S37_MNSC505_F5","S39_MNSC505_F7")

# set up color using RColorBrewer
#library(RColorBrewer)
#colors <- brewer.pal(length(targetgenelist), "Set1")

colors=c( "#E41A1C", "#377EB8", "#4DAF4A", "#984EA3", "#FF7F00",  "#A65628", "#F781BF",
          "#999999", "#66C2A5", "#FC8D62", "#8DA0CB", "#E78AC3", "#A6D854", "#FFD92F", "#E5C494", "#B3B3B3", 
          "#8DD3C7", "#FFFFB3", "#BEBADA", "#FB8072", "#80B1D3", "#FDB462", "#B3DE69", "#FCCDE5",
          "#D9D9D9", "#BC80BD", "#CCEBC5", "#FFED6F")


## code

targetmatvec=unlist(targetmat)+1
yrange=range(targetmatvec[targetmatvec>0]);
# yrange[1]=1; # set the minimum value to 1
for(i in 1:length(targetmat)){
  vali=targetmat[[i]]+1;
  if(i==1){
    plot(1:length(vali),vali,type='b',las=1,pch=20,main=paste('sgRNAs in',targetgene),ylab='Read counts',xlab='Samples',xlim=c(0.7,length(vali)+0.3),ylim = yrange,col=colors[(i %% length(colors))],xaxt='n',log='y')
    axis(1,at=1:length(vali),labels=(collabel),las=2)
    # lines(0:100,rep(1,101),col='black');
  }else{
    lines(1:length(vali),vali,type='b',pch=20,col=colors[(i %% length(colors))])
  }
}




# parameters
# Do not modify the variables beginning with "__"
targetmat=list(c(1375.8911443886516,1337.2462340928614),c(875.1109248044523,803.1449066161298),c(863.068113912648,808.1271951187113),c(1620.7616325220074,1620.2402210394878),c(2260.034177361957,2142.3840561100237),c(877.1180599530863,857.9500801445258))
targetgene="LRIG1"
collabel=c("S37_MNSC505_F5","S39_MNSC505_F7")

# set up color using RColorBrewer
#library(RColorBrewer)
#colors <- brewer.pal(length(targetgenelist), "Set1")

colors=c( "#E41A1C", "#377EB8", "#4DAF4A", "#984EA3", "#FF7F00",  "#A65628", "#F781BF",
          "#999999", "#66C2A5", "#FC8D62", "#8DA0CB", "#E78AC3", "#A6D854", "#FFD92F", "#E5C494", "#B3B3B3", 
          "#8DD3C7", "#FFFFB3", "#BEBADA", "#FB8072", "#80B1D3", "#FDB462", "#B3DE69", "#FCCDE5",
          "#D9D9D9", "#BC80BD", "#CCEBC5", "#FFED6F")


## code

targetmatvec=unlist(targetmat)+1
yrange=range(targetmatvec[targetmatvec>0]);
# yrange[1]=1; # set the minimum value to 1
for(i in 1:length(targetmat)){
  vali=targetmat[[i]]+1;
  if(i==1){
    plot(1:length(vali),vali,type='b',las=1,pch=20,main=paste('sgRNAs in',targetgene),ylab='Read counts',xlab='Samples',xlim=c(0.7,length(vali)+0.3),ylim = yrange,col=colors[(i %% length(colors))],xaxt='n',log='y')
    axis(1,at=1:length(vali),labels=(collabel),las=2)
    # lines(0:100,rep(1,101),col='black');
  }else{
    lines(1:length(vali),vali,type='b',pch=20,col=colors[(i %% length(colors))])
  }
}




# parameters
# Do not modify the variables beginning with "__"
targetmat=list(c(1003.5675743170325,597.8746203097741),c(728.5900589541656,495.2394771565962),c(690.4544911301183,397.58662250599974),c(563.0014091918553,402.5689110085812),c(900.2001141623781,631.7541821273279),c(1752.2289847575387,1441.8742926470718))
targetgene="SOX9"
collabel=c("S37_MNSC505_F5","S39_MNSC505_F7")

# set up color using RColorBrewer
#library(RColorBrewer)
#colors <- brewer.pal(length(targetgenelist), "Set1")

colors=c( "#E41A1C", "#377EB8", "#4DAF4A", "#984EA3", "#FF7F00",  "#A65628", "#F781BF",
          "#999999", "#66C2A5", "#FC8D62", "#8DA0CB", "#E78AC3", "#A6D854", "#FFD92F", "#E5C494", "#B3B3B3", 
          "#8DD3C7", "#FFFFB3", "#BEBADA", "#FB8072", "#80B1D3", "#FDB462", "#B3DE69", "#FCCDE5",
          "#D9D9D9", "#BC80BD", "#CCEBC5", "#FFED6F")


## code

targetmatvec=unlist(targetmat)+1
yrange=range(targetmatvec[targetmatvec>0]);
# yrange[1]=1; # set the minimum value to 1
for(i in 1:length(targetmat)){
  vali=targetmat[[i]]+1;
  if(i==1){
    plot(1:length(vali),vali,type='b',las=1,pch=20,main=paste('sgRNAs in',targetgene),ylab='Read counts',xlab='Samples',xlim=c(0.7,length(vali)+0.3),ylim = yrange,col=colors[(i %% length(colors))],xaxt='n',log='y')
    axis(1,at=1:length(vali),labels=(collabel),las=2)
    # lines(0:100,rep(1,101),col='black');
  }else{
    lines(1:length(vali),vali,type='b',pch=20,col=colors[(i %% length(colors))])
  }
}



dev.off()
Sweave("S5B_c0_t2_summary.Rnw");
library(tools);

texi2dvi("S5B_c0_t2_summary.tex",pdf=TRUE);
